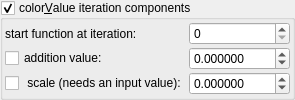
                 <widget class="MyGroupBox" name="groupCheck_fractal_coloring_iter_group_enabled_false">
                  <property name="toolTip">
                   <string>&lt;html&gt;&lt;head/&gt;&lt;body&gt;&lt;p&gt;As these functions are simply iteration based, they will produce sharp changes in color based on the iteration count at termination.&lt;/p&gt;&lt;p&gt;Adjusting the color speed may be required, depending on the size of the fractal and location.&lt;/p&gt;&lt;/body&gt;&lt;/html&gt;</string>
                  </property>
                  <property name="title">
                   <string>color&amp;Value iteration components</string>
                  </property>
                  <property name="checkable">
                   <bool>true</bool>
                  </property>
                  <layout class="QVBoxLayout" name="verticalLayout_37" stretch="0">
                   <property name="spacing">
                    <number>2</number>
                   </property>
                   <property name="leftMargin">
                    <number>2</number>
                   </property>
                   <property name="topMargin">
                    <number>2</number>
                   </property>
                   <property name="rightMargin">
                    <number>2</number>
                   </property>
                   <property name="bottomMargin">
                    <number>2</number>
                   </property>
                   <item>
                    <layout class="QGridLayout" name="gridLayout_20" columnstretch="0,1">
                     <property name="spacing">
                      <number>2</number>
                     </property>
                     <item row="1" column="0">
                      <widget class="MyCheckBox" name="checkBox_fractal_coloring_iter_add_scale_enabled_true">
                       <property name="text">
                        <string notr="true">addition value:</string>
                       </property>
                      </widget>
                     </item>
                     <item row="1" column="1">
                      <widget class="MyDoubleSpinBox" name="spinbox_fractal_coloring_iter_add_scale">
                       <property name="sizePolicy">
                        <sizepolicy hsizetype="Minimum" vsizetype="Maximum">
                         <horstretch>0</horstretch>
                         <verstretch>0</verstretch>
                        </sizepolicy>
                       </property>
                       <property name="toolTip">
                        <string>&lt;html&gt;&lt;head/&gt;&lt;body&gt;&lt;p&gt;colorValue += addValue * ( i - startIter);&lt;/p&gt;&lt;p&gt;An addValue of 1.0 equals one whole color step along the palette, at default color speed of 1.0.&lt;/p&gt;&lt;/body&gt;&lt;/html&gt;</string>
                       </property>
                       <property name="prefix">
                        <string/>
                       </property>
                       <property name="suffix">
                        <string/>
                       </property>
                       <property name="decimals">
                        <number>6</number>
                       </property>
                       <property name="minimum">
                        <double>-9999.999900000000707</double>
                       </property>
                       <property name="maximum">
                        <double>9999.999900000000707</double>
                       </property>
                       <property name="singleStep">
                        <double>0.100000000000000</double>
                       </property>
                      </widget>
                     </item>
                     <item row="2" column="0">
                      <widget class="MyCheckBox" name="checkBox_fractal_coloring_iter_scale_enabled_false">
                       <property name="text">
                        <string notr="true"> scale (needs an input value):</string>
                       </property>
                      </widget>
                     </item>
                     <item row="0" column="1">
                      <widget class="MySpinBox" name="spinboxInt_fractal_coloring_i_start_value">
                       <property name="sizePolicy">
                        <sizepolicy hsizetype="Minimum" vsizetype="Maximum">
                         <horstretch>0</horstretch>
                         <verstretch>0</verstretch>
                        </sizepolicy>
                       </property>
                       <property name="maximum">
                        <number>999</number>
                       </property>
                      </widget>
                     </item>
                     <item row="2" column="1">
                      <widget class="MyDoubleSpinBox" name="spinbox_fractal_coloring_iter_scale">
                       <property name="sizePolicy">
                        <sizepolicy hsizetype="Minimum" vsizetype="Maximum">
                         <horstretch>0</horstretch>
                         <verstretch>0</verstretch>
                        </sizepolicy>
                       </property>
                       <property name="toolTip">
                        <string>&lt;html&gt;&lt;head/&gt;&lt;body&gt;&lt;p&gt;colorValue *=  1.0 +   ( scale * ( i  -  startIter));&lt;/p&gt;&lt;p&gt;This function will not work on its own, it always needs some other component supplying a range of colorValues.&lt;/p&gt;&lt;/body&gt;&lt;/html&gt;</string>
                       </property>
                       <property name="prefix">
                        <string/>
                       </property>
                       <property name="suffix">
                        <string/>
                       </property>
                       <property name="decimals">
                        <number>6</number>
                       </property>
                       <property name="minimum">
                        <double>-9999.999900000000707</double>
                       </property>
                       <property name="maximum">
                        <double>9999.999900000000707</double>
                       </property>
                       <property name="singleStep">
                        <double>0.100000000000000</double>
                       </property>
                      </widget>
                     </item>
                     <item row="0" column="0">
                      <widget class="QLabel" name="label_42">
                       <property name="text">
                        <string>start function at iteration:</string>
                       </property>
                      </widget>
                     </item>
                    </layout>
                   </item>
                  </layout>
                 </widget>
